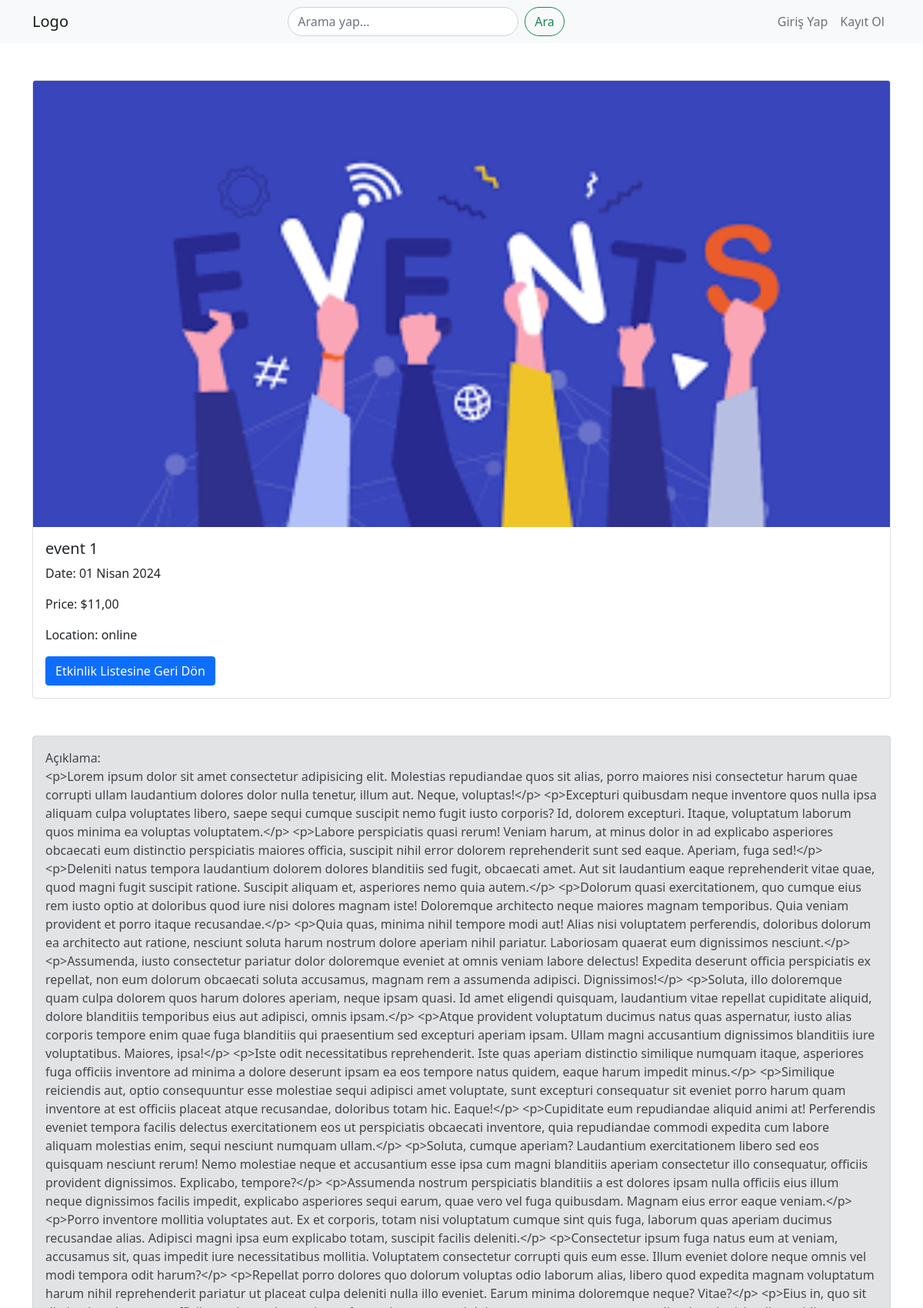
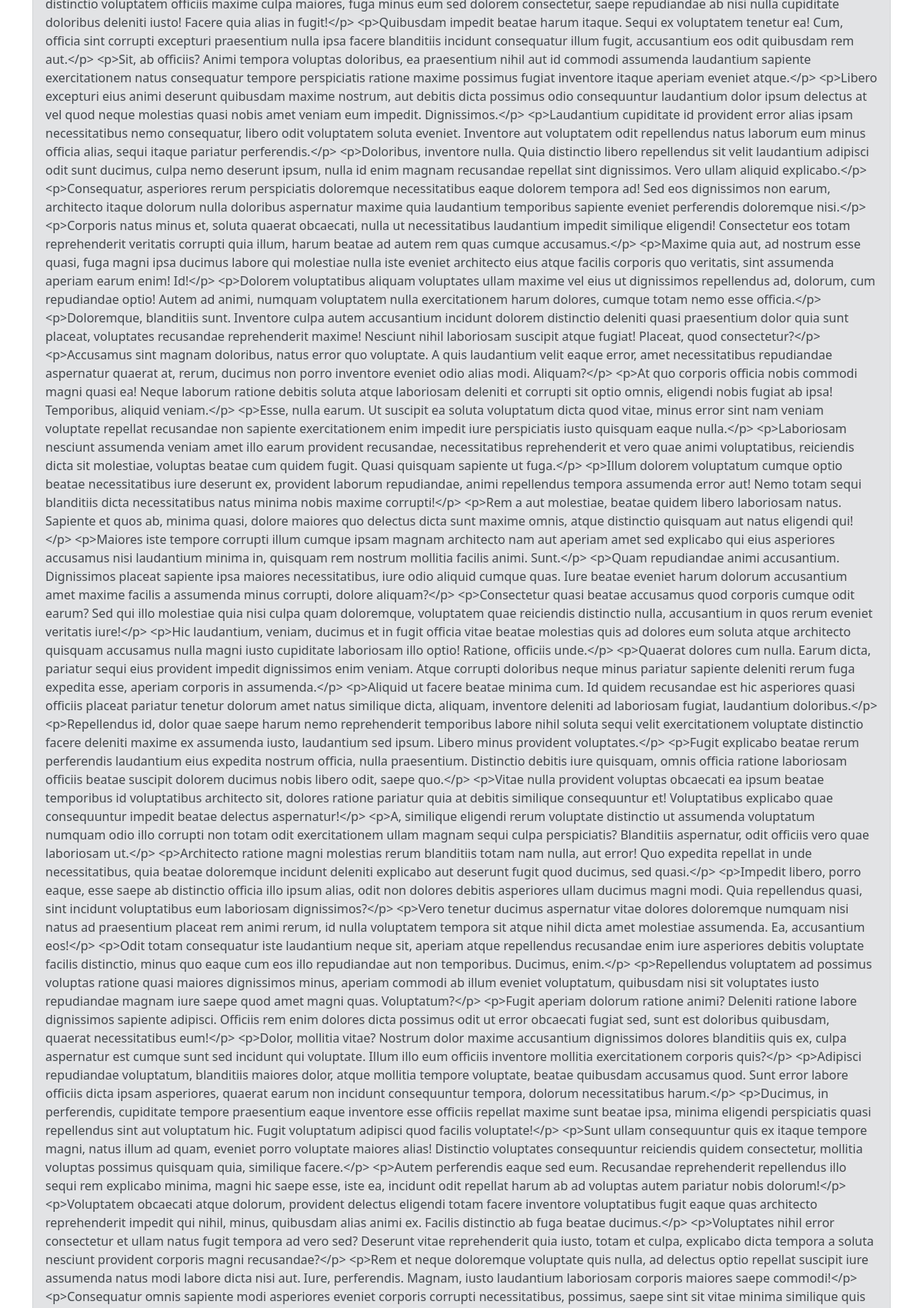
The page /event/1/ (upper part) on the database its author committed (2 pictures, top to bottom).
### etkinlik/models.py (models this page shows, shortened)
class Event(models.Model):
    image = models.ImageField(upload_to='event_images/')
    name = models.CharField(max_length=100)
    description = RichTextField()  # Açıklama alanı eklendi
    date = models.DateField()
    price = models.DecimalField(max_digits=10, decimal_places=2)
    location = models.CharField(max_length=100)
    category = models.ForeignKey(Category, on_delete=models.CASCADE)

### etkinlik/views.py (the view)
# urls.py: path('event/<int:event_id>/', views.event_detail, name='event_detail'),
def event_detail(request, event_id):
    event = Event.objects.get(pk=event_id)
    yorumlar = Yorumlar.objects.filter(event=event)
    if request.method == 'POST':
        form = YorumForm(request.POST)
        if form.is_valid():
            yorum = form.save(commit=False)
            yorum.event = event
            yorum.save()
            return redirect('event_detail', event_id=event_id)
    else:
        form = YorumForm()
    return render(request, 'event_detail.html', {'event': event, 'yorumlar': yorumlar, 'form': form})

### etkinlik/forms.py
class YorumForm(forms.ModelForm):
    class Meta:
        model = Yorumlar
        fields = ['isim', 'puan', 'yorum']

### etkinlik/templates/event_detail.html (shortened to what this page needs)
{% extends 'base.html' %}
{% load custom_filters %}
{% block content %}
<div class="container mt-5">
    <div class="card">
        <img src="{{ event.image.url }}" class="card-img-top" alt="{{ event.name }}" style="max-width: 100%; height: auto;">
        <div class="card-body">
            <h5 class="card-title">{{ event.name }}</h5>
            <p class="card-text">Date: {{ event.date }}</p>
            <p class="card-text">Price: ${{ event.price }}</p>
            <p class="card-text">Location: {{ event.location }}</p>
            <a href="{% url 'home' %}" class="btn btn-primary">Etkinlik Listesine Geri Dön</a>
        </div>
    </div>
</div>
<div class="container mt-5">
    <div class="alert alert-secondary" role="alert">
        <p class="card-text">Açıklama: <br> {{ event.description }}</p>
    </div>
</div>
{% endblock %}

### rows shown on the page
Event: image (picture), name "event 1", date "01 Nisan 2024", price "11,00", location "online"
